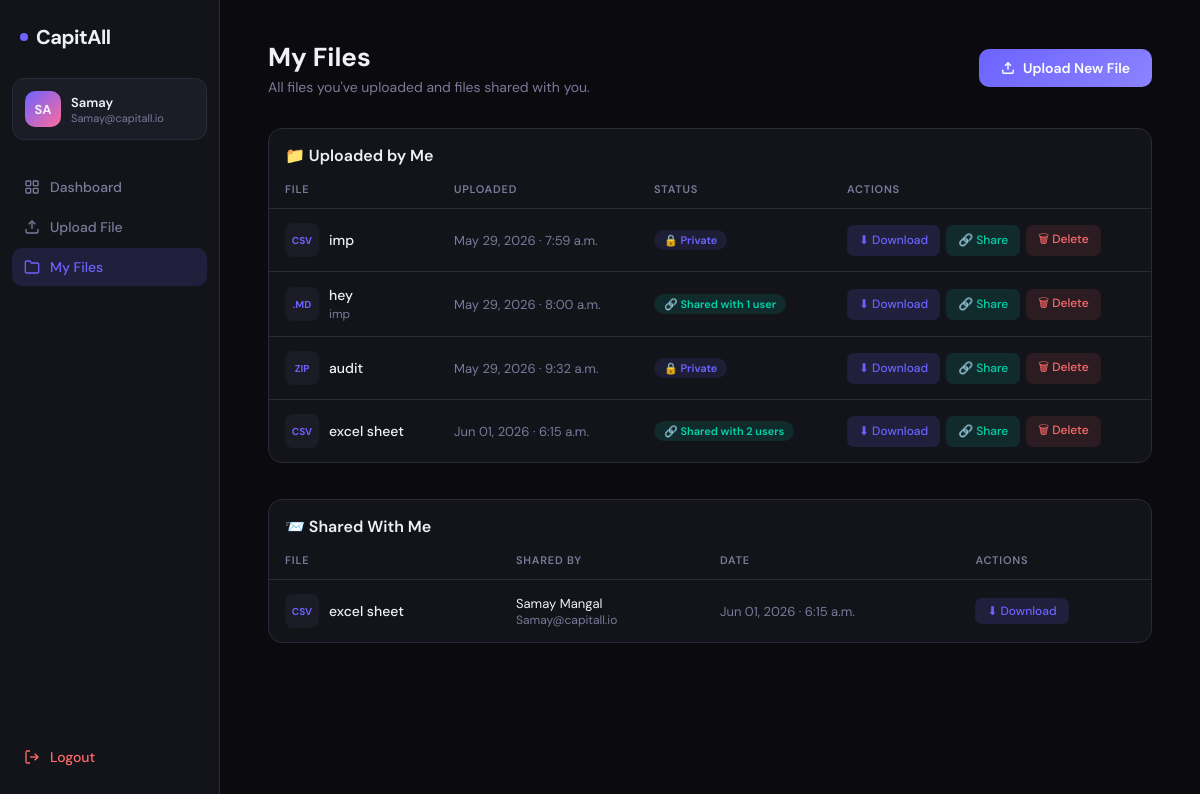
Screenshot of /files/ (signed in) with the database file from the repository.
### work/models.py (models this page shows, shortened)
class SharedFile(models.Model):
    title        = models.CharField(max_length=255)
    file         = models.FileField(upload_to=upload_to)
    uploaded_by  = models.ForeignKey(User, on_delete=models.CASCADE, related_name='uploaded_files')
    shared_with  = models.ManyToManyField(User, blank=True, related_name='received_files')
    uploaded_at  = models.DateTimeField(auto_now_add=True)
    description  = models.TextField(blank=True)
    def filename(self):
        return os.path.basename(self.file.name)

### work/views.py (the view)
# urls.py: path('files/',            views.file_list,         name='file_list'),
@login_required
def file_list(request):
    my_files       = SharedFile.objects.filter(uploaded_by=request.user)
    shared_with_me = SharedFile.objects.filter(shared_with=request.user)
    return render(request, 'files.html', {
        'my_files':       my_files,
        'shared_with_me': shared_with_me,
        'user_name':      request.session.get('user_name'),
        'user_email':     request.session.get('user_email'),
    })

### work/templates/files.html (shortened to what this page needs)
<!DOCTYPE html>
<html lang="en">
<head>
</head>
<body>
<aside class="sidebar">
  <a href="{% url 'dashboard' %}" class="logo">
    <div class="logo-dot"></div>
    CapitAll
  </a>
  <div class="user-card">
    <div class="avatar">{{ user_name|slice:":2"|upper }}</div>
    <div class="user-info">
      <div class="name">{{ user_name }}</div>
      <div class="email">{{ user_email }}</div>
    </div>
  </div>
  <nav>
    <a href="{% url 'dashboard' %}" class="nav-item">
      <svg fill="none" stroke="currentColor" stroke-width="2" viewBox="0 0 24 24"><rect x="3" y="3" width="7" height="7" rx="1"/><rect x="14" y="3" width="7" height="7" rx="1"/><rect x="3" y="14" width="7" height="7" rx="1"/><rect x="14" y="14" width="7" height="7" rx="1"/></svg>
      Dashboard
    </a>
    <a href="{% url 'upload_file' %}" class="nav-item">
      <svg fill="none" stroke="currentColor" stroke-width="2" viewBox="0 0 24 24"><path d="M21 15v4a2 2 0 0 1-2 2H5a2 2 0 0 1-2-2v-4"/><polyline points="17 8 12 3 7 8"/><line x1="12" y1="3" x2="12" y2="15"/></svg>
      Upload File
    </a>
    <a href="{% url 'file_list' %}" class="nav-item active">
      <svg fill="none" stroke="currentColor" stroke-width="2" viewBox="0 0 24 24"><path d="M22 19a2 2 0 0 1-2 2H4a2 2 0 0 1-2-2V5a2 2 0 0 1 2-2h5l2 3h9a2 2 0 0 1 2 2z"/></svg>
      My Files
    </a>
  </nav>
  <a href="{% url 'logout' %}" class="logout">
    <svg width="16" height="16" fill="none" stroke="currentColor" stroke-width="2" viewBox="0 0 24 24"><path d="M9 21H5a2 2 0 0 1-2-2V5a2 2 0 0 1 2-2h4"/><polyline points="16 17 21 12 16 7"/><line x1="21" y1="12" x2="9" y2="12"/></svg>
    Logout
  </a>
</aside>
<main class="main">
  <div class="page-header">
    <div>
      <h1>My Files</h1>
      <p>All files you've uploaded and files shared with you.</p>
    </div>
    <a href="{% url 'upload_file' %}" class="btn-primary">
      <svg width="14" height="14" fill="none" stroke="currentColor" stroke-width="2.5" viewBox="0 0 24 24"><path d="M21 15v4a2 2 0 0 1-2 2H5a2 2 0 0 1-2-2v-4"/><polyline points="17 8 12 3 7 8"/><line x1="12" y1="3" x2="12" y2="15"/></svg>
      Upload New File
    </a>
  </div>
  <div class="file-table-wrap">
    <div class="section-title">📁 Uploaded by Me</div>
    {% if my_files %}
    <table class="file-table">
      <thead>
        <tr>
          <th>File</th>
          <th>Uploaded</th>
          <th>Status</th>
          <th>Actions</th>
        </tr>
      </thead>
      <tbody>
        {% for f in my_files %}
        <tr>
          <td>
            <div class="file-name-cell">
              <span class="file-ext">{{ f.filename|slice:"-3:" }}</span>
              <div>
                <div class="file-title">{{ f.title }}</div>
                {% if f.description %}<div class="file-desc">{{ f.description|truncatechars:60 }}</div>{% endif %}
              </div>
            </div>
          </td>
          <td style="color:var(--muted);font-size:13px;">{{ f.uploaded_at|date:"M d, Y · g:i a" }}</td>
          <td>
            {% if f.shared_with.count > 0 %}
              <span class="badge shared">🔗 Shared with {{ f.shared_with.count }} user{{ f.shared_with.count|pluralize }}</span>
            {% else %}
              <span class="badge private">🔒 Private</span>
            {% endif %}
          </td>
          <td>
            <div class="btn-group">
              <a href="{{ f.file.url }}" download class="action-btn download">⬇ Download</a>
              <a href="{% url 'share_file' f.pk %}" class="action-btn share">🔗 Share</a>
              <a href="{% url 'delete_file' f.pk %}" class="action-btn delete" onclick="return confirm('Delete \'{{ f.title }}\'? This cannot be undone.')">🗑 Delete</a>
            </div>
          </td>
        </tr>
        {% endfor %}
      </tbody>
    </table>
    {% else %}
    <div class="empty">
      <div class="empty-icon">📂</div>
      <p>You haven't uploaded any files yet.</p>
      <a href="{% url 'upload_file' %}">Upload your first file →</a>
    </div>
    {% endif %}
  </div>
  <div class="file-table-wrap">
    <div class="section-title">📨 Shared With Me</div>
    {% if shared_with_me %}
    <table class="file-table">
      <thead>
        <tr>
          <th>File</th>
          <th>Shared By</th>
          <th>Date</th>
          <th>Actions</th>
        </tr>
      </thead>
      <tbody>
        {% for f in shared_with_me %}
        <tr>
          <td>
            <div class="file-name-cell">
              <span class="file-ext">{{ f.filename|slice:"-3:" }}</span>
              <div>
                <div class="file-title">{{ f.title }}</div>
              </div>
            </div>
          </td>
          <td style="font-size:13px;">
            <div>{{ f.uploaded_by.get_full_name|default:f.uploaded_by.username }}</div>
            <div style="color:var(--muted);font-size:12px;">{{ f.uploaded_by.email }}</div>
          </td>
          <td style="color:var(--muted);font-size:13px;">{{ f.uploaded_at|date:"M d, Y · g:i a" }}</td>
          <td>
            <a href="{{ f.file.url }}" download class="action-btn download">⬇ Download</a>
          </td>
        </tr>
        {% endfor %}
      </tbody>
    </table>
    {% else %}
    <div class="empty">
      <div class="empty-icon">📬</div>
      <p>No files have been shared with you yet.</p>
    </div>
    {% endif %}
  </div>
</main>
</body>
</html>

### work/templates/files.html (style rules this page uses)
*, *::before, *::after { box-sizing: border-box; margin: 0; padding: 0; }
:root { --bg:#0a0a0f; --surface:#13131a; --surface2:#1c1c27; --border:#2a2a3a; --accent:#6c63ff; --accent2:#ff6b9d; --accent3:#00d4aa; --text:#f0f0f8; --muted:#7a7a9a; --success:#00d4aa; --danger:#ff6b6b; }
body { font-family:'DM Sans',sans-serif; background:var(--bg); color:var(--text); display:flex; min-height:100vh; }
.sidebar { width:220px; min-height:100vh; background:var(--surface); border-right:1px solid var(--border); display:flex; flex-direction:column; padding:24px 0; flex-shrink:0; position:fixed; top:0; left:0; bottom:0; overflow-y:auto; }
.logo { display:flex; align-items:center; gap:8px; padding:0 20px 28px; font-size:20px; font-weight:700; letter-spacing:-0.5px; color:var(--text); text-decoration:none; }
.logo-dot { width:8px; height:8px; background:var(--accent); border-radius:50%; flex-shrink:0; }
.user-card { margin:0 12px 28px; background:var(--surface2); border:1px solid var(--border); border-radius:12px; padding:12px; display:flex; align-items:center; gap:10px; }
.avatar { width:36px; height:36px; border-radius:10px; background:linear-gradient(135deg,var(--accent),var(--accent2)); display:flex; align-items:center; justify-content:center; font-weight:700; font-size:13px; flex-shrink:0; }
.user-info .name { font-size:13px; font-weight:600; }
.user-info .email { font-size:11px; color:var(--muted); word-break:break-all; }
nav { flex:1; padding:0 12px; }
.nav-item { display:flex; align-items:center; gap:10px; padding:10px 12px; border-radius:10px; font-size:14px; font-weight:500; color:var(--muted); transition:all .18s; margin-bottom:2px; text-decoration:none; }
.nav-item.active { background:rgba(108,99,255,.15); color:var(--accent); }
.nav-item svg { width:16px; height:16px; flex-shrink:0; }
.logout { margin:0 12px; display:flex; align-items:center; gap:10px; padding:10px 12px; border-radius:10px; font-size:14px; font-weight:500; color:var(--danger); transition:all .18s; text-decoration:none; }
.main { flex:1; margin-left:220px; padding:40px 48px; }
.page-header { display:flex; align-items:center; justify-content:space-between; margin-bottom:32px; }
.page-header h1 { font-size:26px; font-weight:700; }
.page-header p { color:var(--muted); margin-top:4px; font-size:14px; }
.btn-primary { background:linear-gradient(135deg,var(--accent),#8b83ff); border:none; color:#fff; border-radius:10px; padding:10px 22px; font-size:14px; font-weight:600; cursor:pointer; text-decoration:none; display:inline-flex; align-items:center; gap:8px; transition:opacity .15s,transform .1s; white-space:nowrap; }
.file-table-wrap { background:var(--surface); border:1px solid var(--border); border-radius:14px; overflow:hidden; margin-bottom:36px; }
.file-table { width:100%; border-collapse:collapse; }
.file-table th { font-size:11px; font-weight:600; color:var(--muted); text-transform:uppercase; letter-spacing:.07em; padding:12px 16px; text-align:left; border-bottom:1px solid var(--border); background:var(--surface); }
.file-table td { padding:14px 16px; font-size:14px; border-bottom:1px solid var(--border); vertical-align:middle; }
.file-table tr:last-child td { border-bottom:none; }
.file-name-cell { display:flex; align-items:center; gap:10px; }
.file-ext { display:inline-flex; align-items:center; justify-content:center; width:34px; height:34px; border-radius:8px; font-size:10px; font-weight:700; background:var(--surface2); color:var(--accent); flex-shrink:0; text-transform:uppercase; }
.file-title { font-weight:500; }
.file-desc { font-size:12px; color:var(--muted); margin-top:2px; }
.badge { display:inline-flex; align-items:center; gap:5px; padding:3px 10px; border-radius:20px; font-size:11px; font-weight:600; }
.badge.shared { background:rgba(0,212,170,.12); color:var(--accent3); }
.badge.private { background:rgba(108,99,255,.12); color:var(--accent); }
.action-btn { display:inline-flex; align-items:center; gap:5px; padding:5px 12px; border-radius:7px; font-size:12px; font-weight:500; text-decoration:none; transition:opacity .15s; border:none; cursor:pointer; font-family:inherit; }
.action-btn.download { background:rgba(108,99,255,.15); color:var(--accent); }
.action-btn.share { background:rgba(0,212,170,.12); color:var(--accent3); }
.action-btn.delete { background:rgba(255,107,107,.1); color:var(--danger); }
.btn-group { display:flex; gap:6px; flex-wrap:wrap; }
.section-title { font-size:16px; font-weight:600; padding:16px 16px 0; margin-bottom:4px; }

### rows the page displays
SharedFile: filename "CSV", title "imp", uploaded_at "May 29, 2026 · 7:59 a.m.", shows "🔒 Private"
SharedFile: filename ".MD", title "hey", description "imp", uploaded_at "May 29, 2026 · 8:00 a.m.", shared_with.count "1"
SharedFile: filename "ZIP", title "audit", uploaded_at "May 29, 2026 · 9:32 a.m.", shows "🔒 Private"
SharedFile: filename "CSV", title "excel sheet", uploaded_at "Jun 01, 2026 · 6:15 a.m.", shared_with.count "2", uploaded_by.get_full_name "Samay Mangal", uploaded_by.email "Samay@capitall.io"

### other values shown
{{ user_name|slice:":2"|upper }} "SA"
{{ user_name }} "Samay"
{{ user_email }} "Samay@capitall.io"
